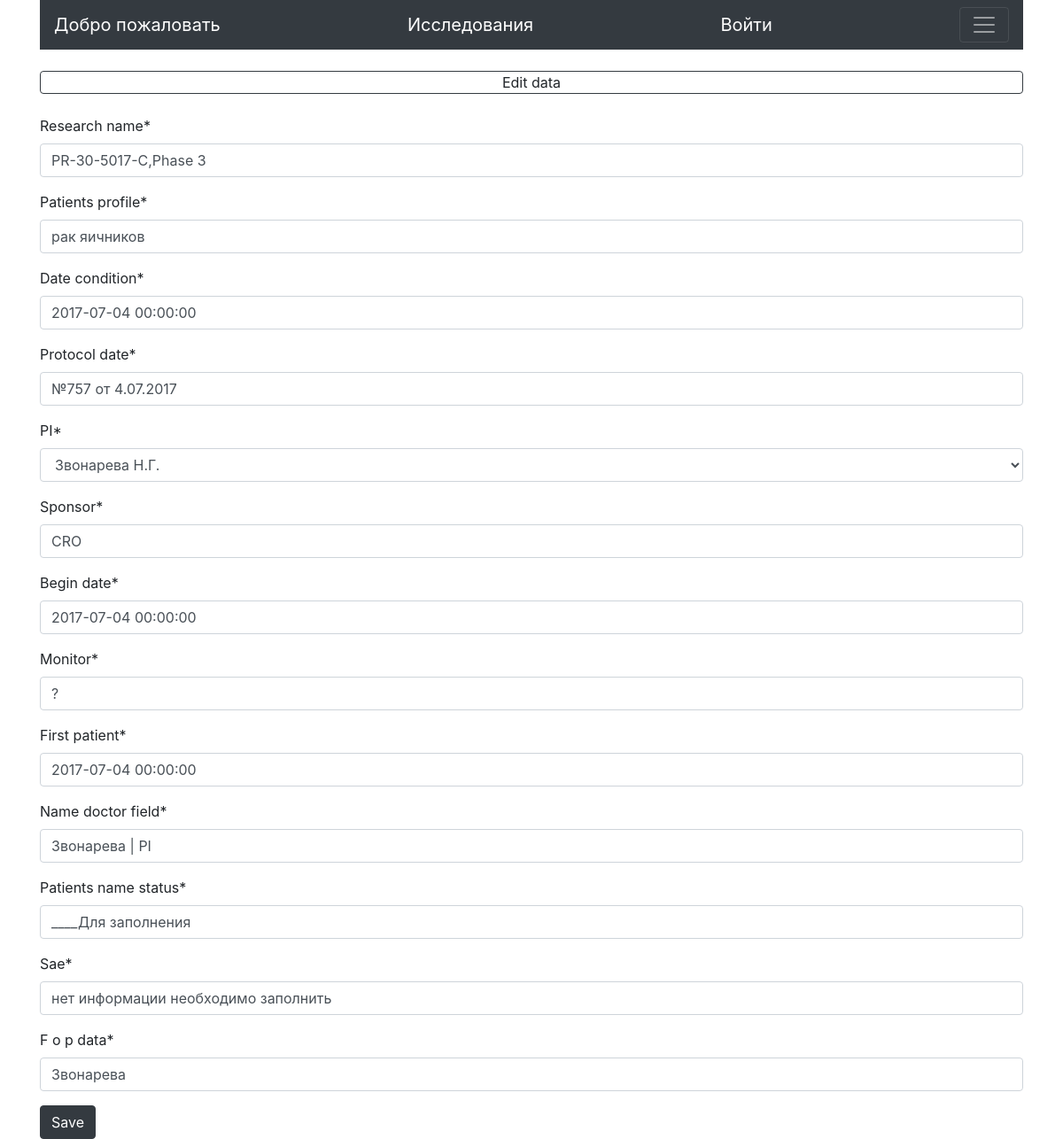
/data/edit_clinic/1, run on the app's committed database.
### data/models.py (models this page shows, shortened)
class Clinic(models.Model):
    research_name = models.CharField(max_length=256)
    patients_profile = models.CharField(max_length=256)
    date_condition = models.DateTimeField()
    protocol_date = models.CharField(max_length=128)  # дата и номер протокола ДФЦ утверждения
    PI = models.PositiveIntegerField(choices=mch.PI_mentors)
    sponsor = models.CharField(max_length=256)
    begin_date = models.DateTimeField()
    monitor = models.CharField(max_length=256)
    first_patient = models.DateTimeField()  # date of registration of the first patient
    name_doctor_field = models.CharField(max_length=512)  # name with access to research
    patients_name_status = models.CharField(max_length=512)  # Patients and their current status
    sae = models.CharField(max_length=512)
    update = models.DateTimeField(auto_now_add=True)
    f_o_p_data = models.CharField(max_length=256)

### data/views.py (the view)
# urls.py: path('edit_clinic/<int:pk>', views.EditClinic.as_view(), name='edit_clinic'),
class EditClinic(UpdateView):
    template_name = 'edit-data.html'
    model = Clinic
    fields = 'research_name', 'patients_profile', 'date_condition', 'protocol_date', 'PI', 'sponsor', 'begin_date', \
             'monitor', 'first_patient', 'name_doctor_field', 'patients_name_status', 'sae', 'f_o_p_data'
    success_url = reverse_lazy('data:clinical_research')

### data/templatetags/active_tab.py (called while the page is built)
@register.filter
def active(path, url_name):
    if path == reverse(url_name):
        return 'active'
    return ''

### data/templates/edit-data.html (shortened to what this page needs)
{% extends 'base.html' %}
{% load crispy_forms_filters %}
{% block content %}
    <br><div class="d-flex justify-content-center border border-dark rounded">Edit data</div><br>
 	<form method="post">
 		{{ form|crispy }}
 		<button class="btn btn-dark" type="submit">Save</button>
 	</form>
{% endblock content %}

### data on the page
Clinic: research_name "PR-30-5017-C,Phase 3", patients_profile "рак яичников", date_condition "2017-07-04 00:00:00", protocol_date "№757 от 4.07.2017", PI "Звонарева Н.Г.", sponsor "CRO", begin_date "2017-07-04 00:00:00", monitor "?", first_patient "2017-07-04 00:00:00", name_doctor_field "Звонарева | PI", patients_name_status "____Для заполнения", sae "нет информации необходимо заполнить", f_o_p_data "Звонарева"
